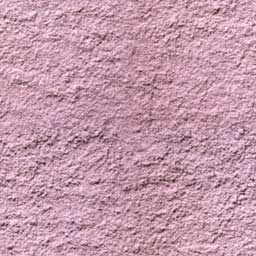
#> input picture test/paper3.png, 256 x 256 px
$ jupyter execute --allow-errors 'CV Final Project.ipynb'
#> lines starting #> are read from the running program, lines starting #| are printed output that depends on the picture
Algorithm 4: Heeger-Bergen texture synthesis algorithm for grayscale images (without extension)

Input : Number of scales P, number of orientations Q, texture image u of size M × N such that M and N are multiples of 2P, number of iterations Niter

Output: Texture image v of size M × N
1. Input analysis:
2. Compute and store the steerable pyramid with P scales and Q orientations of the input
texture u.
3. Output synthesis:
4. Initialize v with a Gaussian white noise.
5. Match the gray-level histogram of v with the gray-level histogram of the input u.
6. for iteration i = 1 to Niter do
  7. Compute the steerable pyramid of v.
  8. For each of the P Q + 2 images of this pyramid, apply histogram matching with the
  corresponding image of the pyramid of u.
  9. Apply the image reconstruction algorithm to this new histogram-matched pyramid and
  store the obtained image in v.
  10. Match the gray-level histogram of v with the gray-level histogram of the input u.
11. end
12. Return v.

[The Heeger-Bergen Pyramid-Based Texture Synthesis
Algorithm](https://www.ipol.im/pub/art/2014/79/article_lr.pdf)

[Project Proposal Feedback](https://docs.google.com/document/d/17ZEk0MIPoon37vx_fQ-ej7ngJV12crpKNdqyOjjNJ-A/edit)

[cell 1]
import numpy as np
import cv2
import pyrtools as pt
import matplotlib.pyplot as plt

I think we can use the SCFpyr_NumPy.py in steerable folder instead of using pyrtools:

https://github.com/tomrunia/PyTorchSteerablePyramid

https://github.com/andreydung/Steerable-filter

[cell 2]
image = cv2.cvtColor(cv2.imread("test/paper3.png"), cv2.COLOR_BGR2GRAY)
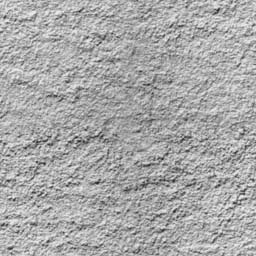
#> image: shape (256, 256); min 29, max 244, mean 168.8
P = 3
Q = 4
#> (the rest of this cell did not finish here and is left out)

[cell 3]
plt.imshow(image)

#> (a cell that did not finish here is left out)

[cell 5]
def steerable_pyramid(image, P, Q):
    pyr = pt.pyramids.SteerablePyramidFreq(image, P, Q)
    return pyr

[cell 6]
def image_reconstruction(pyr):
    res = pyr.recon_pyr()
    return res

[cell 7]
import numpy as np
data = np.random.rand(32, 32)
data.shape

[cell 8]
np.argsort(data)
np.unravel_index(np.argsort(data, axis=None), data.shape)

[cell 9]
import copy

# [33 lines left out: functions histogram_matching, heeger_bergen_texture_synthesis, not called in this run]

[cell 10]
# [38 lines left out: functions histogram_matching_scaled, heeger_bergen_texture_synthesis_scaled, not called in this run]

[cell 11]
P = 3
Q = 3
#> (the rest of this cell did not finish here and is left out)

[cell 12]
fig, ax = plt.subplots(1, 2, figsize=(20, 10))
ax[0].imshow(image)
#> (the rest of this cell did not finish here and is left out)

# Extending to color space

[cell 13]
import numpy as np
from sklearn.decomposition import PCA
import cv2

# Step 1: Load and preprocess the image
image_path = 'test/paper3.png'
original_image = cv2.imread(image_path)
#> original_image is the input picture: shape (256, 256, 3); mean B, G, R 171.7, 153.6, 197.5

# Step 2: Convert RGB to PCA Color Space
# Reshape the image to a 2D array (pixels as rows, color channels as columns)
pixels = original_image.reshape((-1, 3))

# Perform PCA
num_components = 3  # Number of principal components to retain
pca = PCA(n_components=num_components)
pca_result = pca.fit_transform(pixels)

# Step 3: Determine Channels in PCA Color Space
# The channels in the PCA color space are the transformed features along the principal components
pca_channels = pca_result[:, :num_components]

# Now, pca_channels contains the channels in the PCA color space
pca_channels_synth = []
#> (the rest of this cell did not finish here and is left out)

[cell 14]
fig, ax = plt.subplots(1, 3, figsize=(30, 10))
for channel in range(3):
    ax[channel].imshow(pca_channels[:, channel].reshape(*original_image.shape[:2]))
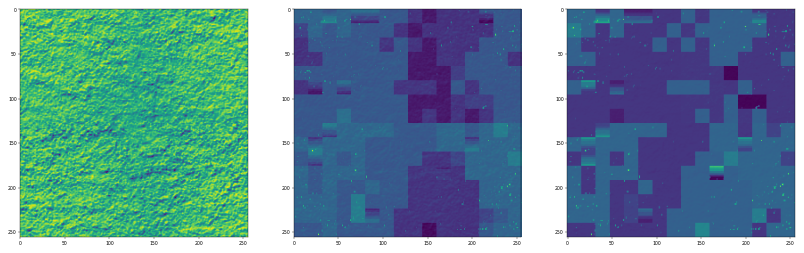
#> figure drawn by matplotlib, 3 panels

$ run again, with test/paper1.png copied over test/paper3.png
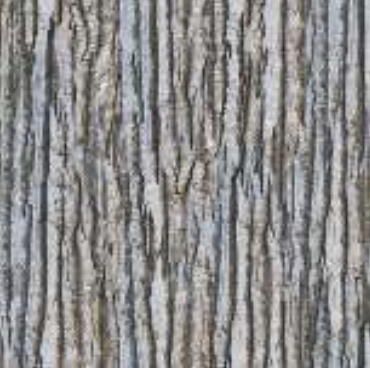
#> input picture test/paper1.png, 370 x 368 px
#> original_image is the input picture: shape (368, 370, 3); mean B, G, R 139.4, 139.7, 141
#> `[cell 14] fig, ax = plt.subplots(1, 3, figsize=(30, 10)) for channel i..`:
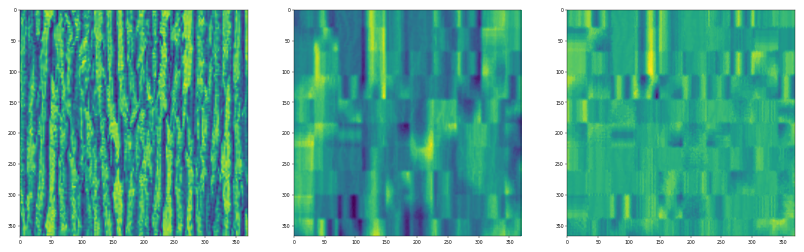
#> figure drawn by matplotlib, 3 panels

$ run again, with test/paper2.png copied over test/paper3.png
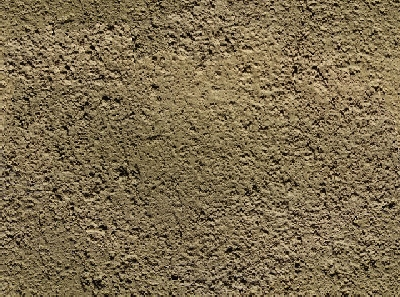
#> input picture test/paper2.png, 400 x 297 px
#> `image = cv2.cvtColor(cv2.imread("test/paper3.png"), cv2.COLOR_BGR2GRAY)`:
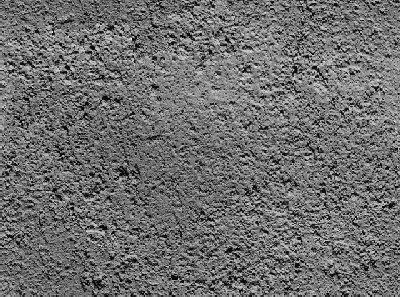
#> image: shape (297, 400); min 2, max 249, mean 110.3
#> original_image is the input picture: shape (297, 400, 3); mean B, G, R 78.7, 108.8, 125.2
#> `[cell 14] fig, ax = plt.subplots(1, 3, figsize=(30, 10)) for channel i..`:
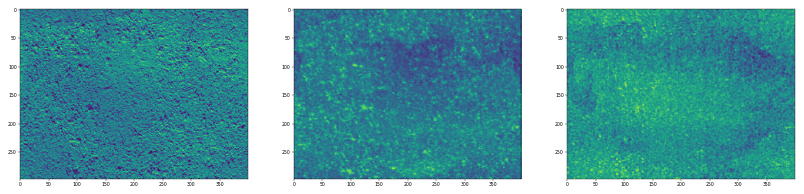
#> figure drawn by matplotlib, 3 panels
